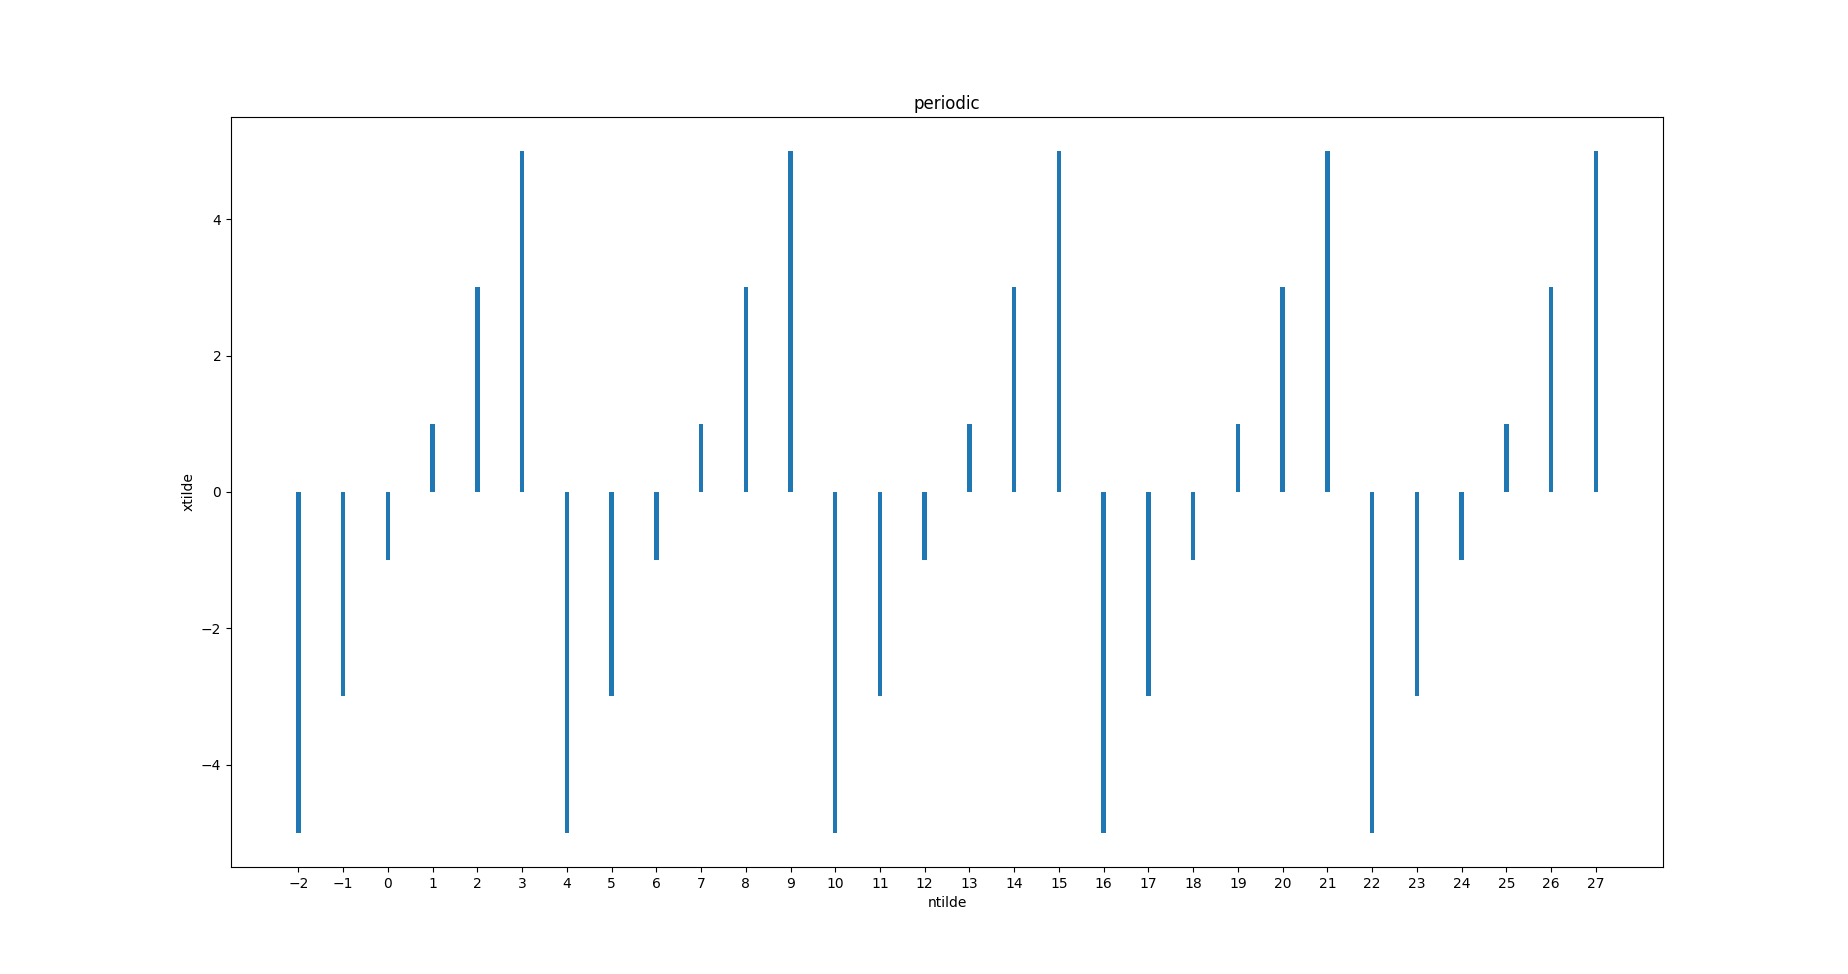

Source code (Python):
import matplotlib.pyplot as plt
import numpy as np
from base.periodic import *

n = np.arange(-2, 4)
x = np.array([-5, -3, -1, 1, 3, 5])
P = 5
xtilde = periodic(x, 5)
ntilde = np.arange(np.amin(n), np.amin(n) + len(n)*P)

plt.bar(ntilde, xtilde, width = 0.1)
plt.xticks(range(np.amin(ntilde), np.amax(ntilde)+1))
plt.xlabel('ntilde')
plt.ylabel('xtilde')
plt.title('periodic')

plt.show()
